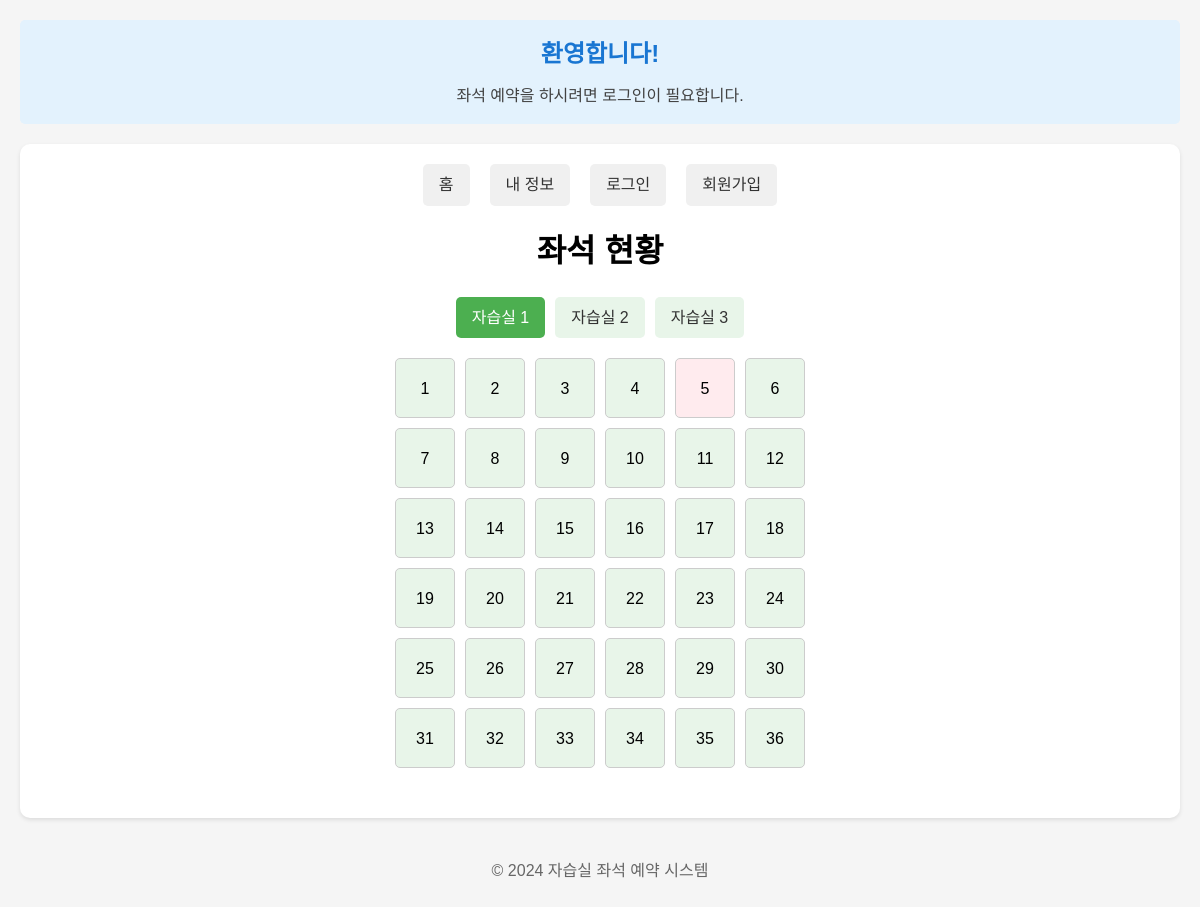
Screenshot of /check?room_id=1 with the database file from the repository.
### tables this page shows
CREATE TABLE seats (
        seat_id INTEGER PRIMARY KEY AUTOINCREMENT,
        row INTEGER NOT NULL,
        col INTEGER NOT NULL,
        room_id INTEGER NOT NULL,
        is_available BOOLEAN DEFAULT TRUE
    );

### app.py (the view)
@app.route('/check')
def check():
    room_id = request.args.get('room_id', type=int)  # 기본값은 1번 자습실
    conn = get_db_connection()
    cursor = conn.cursor()
    cursor.execute("SELECT * FROM seats WHERE room_id = ?", (room_id,))
    seats = cursor.fetchall()
    conn.close()
    return render_template('check.html', seats=seats, room_id=room_id)

### app.py (called while the page is built)
def get_db_connection():
    conn = sqlite3.connect(DATABASE)
    conn.row_factory = sqlite3.Row  # Allows accessing columns by name
    return conn

### templates/check.html (shortened to what this page needs)
{% if not session.get('user_id') %}
<div style="text-align: center; margin-bottom: 20px; padding: 15px; background-color: #e3f2fd; border-radius: 5px;">
    <h2 style="margin: 0; color: #1976d2;">환영합니다!</h2>
    <p style="margin: 10px 0 0 0; color: #424242;">좌석 예약을 하시려면 로그인이 필요합니다.</p>
</div>
{% endif %}
{% include 'header.html' %}
    <h1 style="text-align: center; margin-bottom: 20px;">좌석 현황</h1>
    <link rel="stylesheet" href="{{ url_for('static', filename='css/check.css') }}">
    <div class="room-select">
        <a href="{{ url_for('check', room_id=1) }}" class="{{ 'active' if room_id == 1 else '' }}">자습실 1</a>
        <a href="{{ url_for('check', room_id=2) }}" class="{{ 'active' if room_id == 2 else '' }}">자습실 2</a>
        <a href="{{ url_for('check', room_id=3) }}" class="{{ 'active' if room_id == 3 else '' }}">자습실 3</a>
    </div>
    <div style="display: flex; justify-content: center; margin: 20px 0;">
        <div class="seat-grid" style="max-width: 800px; width: 100%;">
            {% if room_id == 3 %}
                {% for row in range(1, 6) %}
                    <div class="seat-row">
                        {% for seat in seats if seat['row'] == row %}
                            <div class="seat {% if seat['is_available'] %}available{% else %}unavailable{% endif %}"
                                 data-seat-id="{{ seat['seat_id'] }}"
                                 data-available="{{ seat['is_available'] }}">
                                {{ (seat['row']-1)*6 + seat['col'] }}
                            </div>
                            {% if seat['col'] % 2 == 0 and seat['col'] != 6 %}
                                <div class="col-gap"></div>
                            {% endif %}
                        {% endfor %}
                    </div>
                {% endfor %}
            {% else %}
                {% for row in range(1, 7) %}
                    <div class="seat-row">
                        {% for seat in seats if seat['row'] == row %}
                            <div class="seat {% if seat['is_available'] %}available{% else %}unavailable{% endif %}"
                                 data-seat-id="{{ seat['seat_id'] }}"
                                 data-available="{{ seat['is_available'] }}">
                                {{ (seat['row']-1)*6 + seat['col'] }}
                            </div>
                        {% endfor %}
                    </div>
                {% endfor %}
            {% endif %}
        </div>
    </div>
{% include 'footer.html' %}

### templates/header.html (shortened to what this page needs)
<!DOCTYPE html>
<html lang="ko">
<head>
</head>
<body>
    <div class="container">
        <nav class="nav">
            <a href="{{ url_for('check') }}">홈</a>
            <a href="{{ url_for('info') }}">내 정보</a>
            {% if session.get('user_id') %}
            <a href="{{ url_for('logout') }}">로그아웃</a>
            {% else %}
            <a href="{{ url_for('login') }}">로그인</a>
            <a href="{{ url_for('signup') }}">회원가입</a>
            {% endif %}
        </nav>

### templates/footer.html
    </div>
    <footer style="text-align: center; margin-top: 20px; padding: 20px; color: #666;">
        <p>&copy; 2024 자습실 좌석 예약 시스템</p>
    </footer>
</body>
</html>

### static/css/check.css (style rules this page uses)
.seat.available { background-color: #e8f5e9; }
.seat.unavailable { background-color: #ffebee; cursor: not-allowed; }
.seat { width: 60px; height: 60px; display: flex; align-items: center; justify-content: center; border: 1px solid #ccc; border-radius: 5px; cursor: pointer; transition: all 0.3s; font-size: 16px; }
.seat-row { display: flex; justify-content: center; gap: 10px; margin-bottom: 10px; }

### templates/header.html (style rules this page uses)
* { margin: 0; padding: 0; box-sizing: border-box; }
body { font-family: 'Noto Sans KR', sans-serif; line-height: 1.6; max-width: 1200px; margin: 0 auto; padding: 20px; background-color: #f5f5f5; }
.container { background-color: white; padding: 20px; border-radius: 10px; box-shadow: 0 2px 4px rgba(0,0,0,0.1); }
.nav { display: flex; justify-content: center; gap: 20px; margin-bottom: 20px; flex-wrap: wrap; }
.nav a { text-decoration: none; color: #333; padding: 8px 16px; border-radius: 5px; background-color: #f0f0f0; transition: background-color 0.3s; }
.room-select { display: flex; justify-content: center; gap: 10px; margin: 20px 0; flex-wrap: wrap; }
.room-select a { text-decoration: none; color: #333; padding: 8px 16px; border-radius: 5px; background-color: #e8f5e9; transition: background-color 0.3s; }
.room-select a.active { background-color: #4caf50; color: white; }

### rows the page displays
seats: (seat['row']-1)*6+seat['col'] "1"
seats: (seat['row']-1)*6+seat['col'] "2"
seats: (seat['row']-1)*6+seat['col'] "3"
seats: (seat['row']-1)*6+seat['col'] "4"
seats: (seat['row']-1)*6+seat['col'] "5"
seats: (seat['row']-1)*6+seat['col'] "6"
seats: (seat['row']-1)*6+seat['col'] "7"
seats: (seat['row']-1)*6+seat['col'] "8"
seats: (seat['row']-1)*6+seat['col'] "9"
seats: (seat['row']-1)*6+seat['col'] "10"
seats: (seat['row']-1)*6+seat['col'] "11"
seats: (seat['row']-1)*6+seat['col'] "12"
seats: (seat['row']-1)*6+seat['col'] "13"
seats: (seat['row']-1)*6+seat['col'] "14"
seats: (seat['row']-1)*6+seat['col'] "15"
seats: (seat['row']-1)*6+seat['col'] "16"
seats: (seat['row']-1)*6+seat['col'] "17"
seats: (seat['row']-1)*6+seat['col'] "18"
seats: (seat['row']-1)*6+seat['col'] "19"
seats: (seat['row']-1)*6+seat['col'] "20"
seats: (seat['row']-1)*6+seat['col'] "21"
seats: (seat['row']-1)*6+seat['col'] "22"
seats: (seat['row']-1)*6+seat['col'] "23"
seats: (seat['row']-1)*6+seat['col'] "24"
seats: (seat['row']-1)*6+seat['col'] "25"
seats: (seat['row']-1)*6+seat['col'] "26"
seats: (seat['row']-1)*6+seat['col'] "27"
seats: (seat['row']-1)*6+seat['col'] "28"
seats: (seat['row']-1)*6+seat['col'] "29"
seats: (seat['row']-1)*6+seat['col'] "30"
seats: (seat['row']-1)*6+seat['col'] "31"
seats: (seat['row']-1)*6+seat['col'] "32"
seats: (seat['row']-1)*6+seat['col'] "33"
seats: (seat['row']-1)*6+seat['col'] "34"
seats: (seat['row']-1)*6+seat['col'] "35"
seats: (seat['row']-1)*6+seat['col'] "36"
